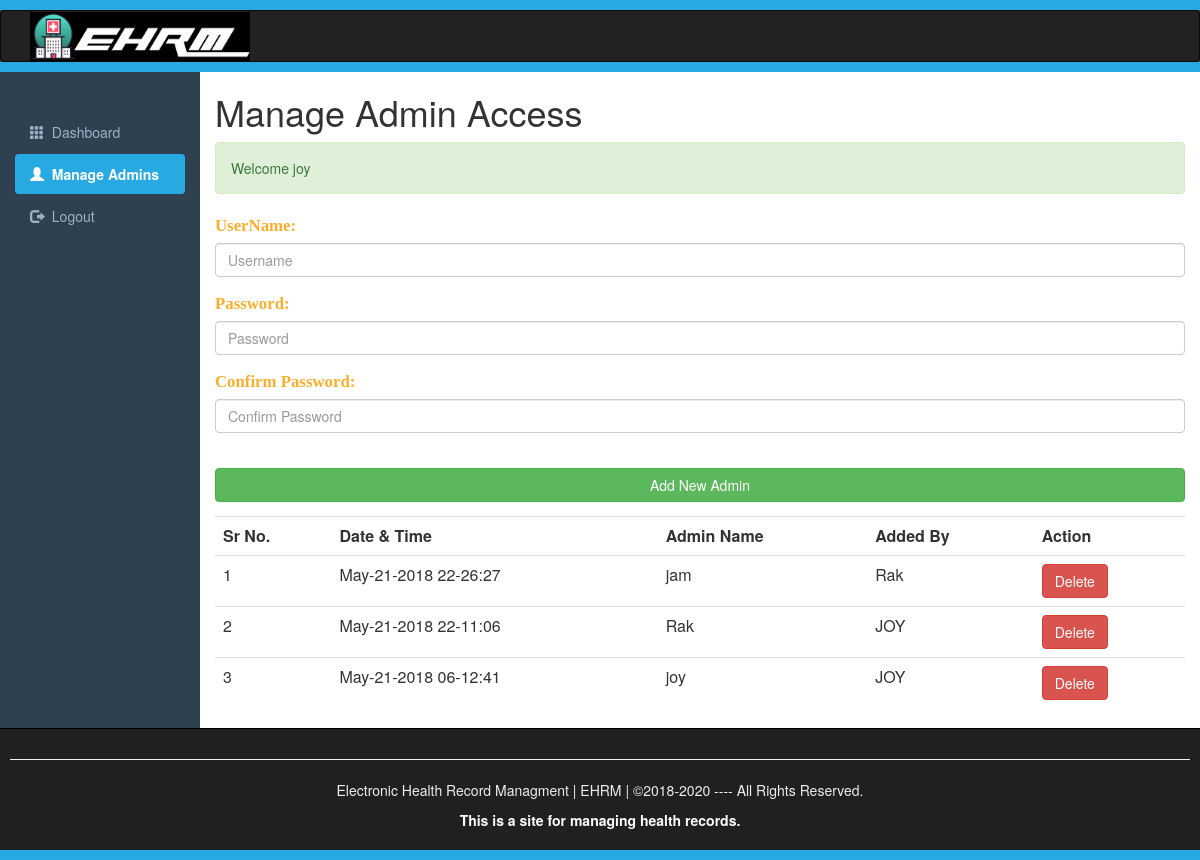
Page /Admins.php (signed in) on the committed database.
### tables this page shows
CREATE TABLE IF NOT EXISTS `registration` (
`id` int(10) NOT NULL,
  `datetime` varchar(50) NOT NULL,
  `username` varchar(200) NOT NULL,
  `password` varchar(200) NOT NULL,
  `addedby` varchar(200) NOT NULL
);

### Admins.php (the view, shortened to what this page needs)
<?php require_once("include/Sessions.php"); ?>
<!DOCTYPE>
<html>
	<head>
		<link rel="stylesheet" href="css/bootstrap.min.css">
		<link rel="stylesheet" href="css/adminstyles.css">
	</head>
	<body>
		<div style="height: 10px; background: #27aae1;"></div>
		<nav class="navbar navbar-inverse" role="navigation">
			<div class="container">
				<div class="navbar-header">
	<a class="navbar-brand" href=""><img style="margin-top: -14px" src="images/img11.png" width="220" height="50";></a>
				</div>
			</div>
		</nav>
		<div class="Line" style="height: 10px; background: #27aae1;"></div>
		<div class="container-fluid">
			<div class="row">
				<div class="col-sm-2">
					<br>
					<br>
					<ul  id="side_Menu" class="nav nav-pills nav-stacked">
						<li><a href="Dashboard.php">
							<span class="glyphicon glyphicon-th"></span>
						&nbsp;Dashboard</a></li>
						<li class="active"><a href="Admins.php">
							<span class="glyphicon glyphicon-user"></span>
						&nbsp;Manage Admins</a></li>
						<li><a href="Logout.php">
							<span class="glyphicon glyphicon-log-out"></span>
						&nbsp;Logout</a></li>
					</ul>
				</div>
				<div class="col-sm-10">
					<h1>Manage Admin Access</h1>
					<?php echo Message();
					echo SuccessMessage();
					?>
						<div >
							<form action="Admins.php" method="Post">
								<fieldset>
									<div class="form-group">
									<label for="Username"><span class="FieldInfo">UserName:</span></label>
									<input class="form-control"type="text" name="Username" id="Username" placeholder="Username">
								</div>
								<div class="form-group">
									<label for="Password"><span class="FieldInfo">Password:</span></label>
									<input class="form-control"type="Password" name="Password" id="Password" placeholder="Password">
								</div>
								<div class="form-group">
									<label for="ConfirmPassword"><span class="FieldInfo">Confirm Password:</span></label>
									<input class="form-control" type="Password" name="ConfirmPassword" id="ConfirmPassword" placeholder="Confirm Password">
								</div>
								<br>
								<input  class="btn btn-success btn-block" type="Submit" name="Submit" value="Add New Admin">
								</fieldset>
							</form>
						</div>
						<div class="table-responsive">
							<table class="table table-hover">
								<tr>
									<th>Sr No.</th>
									<th>Date & Time</th>
									<th>Admin Name</th>
									<th>Added By</th>
									<th>Action</th>
								</tr>
								<?php
								$ViewQuery="SELECT * FROM registration ORDER BY datetime desc";
								$Execute=mysql_query($ViewQuery);
								$SrNo=0;
								while($DataRows =mysql_fetch_array($Execute)) {
									$Id=$DataRows["id"];
									$DateTime=$DataRows["datetime"];
									$Username=$DataRows["username"];
									$Admin=$DataRows["addedby"];
									$SrNo++;
?>
<tr>
		<td><?php echo $SrNo; ?></td>
		<td><?php echo $DateTime; ?></td>
		<td><?php echo $Username; ?></td>
		<td><?php echo $Admin; ?></td>
		<td><a href="DeleteAdmin.php?id=<?php echo $Id; ?>">
			<span class="btn btn-danger">Delete</span></a></td>
</tr>
							<?php } ?>
							</table>
						</div>
				</div>
			</div>
		</div>
		<div id="Footer">
			<hr><p>Electronic Health Record Managment |  EHRM  | &copy;2018-2020 ---- All Rights Reserved.</p>
			<a style="color: white; text-decoration: none; cursor: pointer; font-weight: bold;">
				<p>
					This is a site for managing health records.
				</p>
			</a>
		</div>
		<div style="height: 10px; background: #27AAE1;"></div>
	</body>
</html>

### Include/Sessions.php (shortened to what this page needs)
<?php
function SuccessMessage(){
	if(isset($_SESSION["SuccessMessage"])) {
		$Output="<div class=\"alert alert-success\">";
		$Output.=htmlentities($_SESSION["SuccessMessage"]);
		$Output.="</div>";
		return $Output;
	}
}
?>

### css/adminstyles.css (style rules this page uses)
.Line { margin-top: -20px; }
body { background-color: #2f4050; }
.col-sm-10 { background-color: #ffffff; }
#Side_Menu a { color: #9fb1c2; }
#Side_Menu .active a { color: #ffffff; background-color: #27AAE1; font-weight: bold; }
#Footer { padding: 10px; border-top: 1px solid black; color: #eeeeee; background-color: #211f22; text-align: center; }

### Admins.php (style rules this page uses)
.FieldInfo { color: rgb(251, 174 , 44); font-family: Bitter,Georgia,"Times New Roman",Times,serif; font-size: 1.2em; }

### rows in the picture
registration: datetime "May-21-2018 22-26:27", username "jam", addedby "Rak"
registration: datetime "May-21-2018 22-11:06", username "Rak", addedby "JOY"
registration: datetime "May-21-2018 06-12:41", username "joy", addedby "JOY"

### other values in the picture
SuccessMessage() "Welcome joy"
